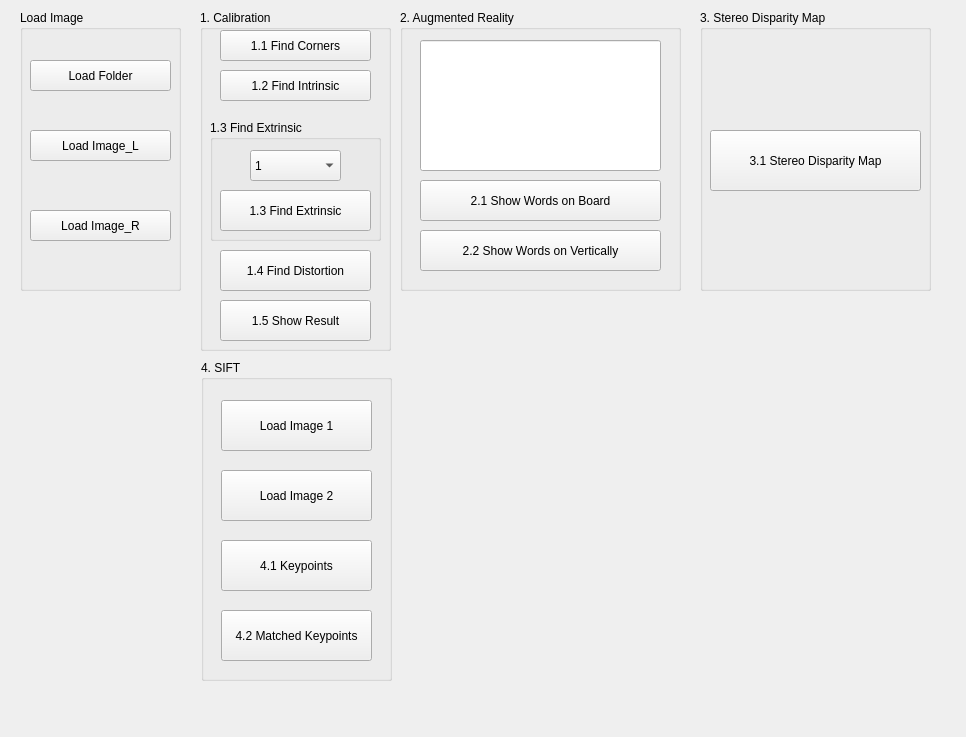
<?xml version="1.0" encoding="UTF-8"?>
<ui version="4.0">
 <class>MainWindow</class>
 <widget class="QMainWindow" name="MainWindow">
  <property name="geometry">
   <rect>
    <x>0</x>
    <y>0</y>
    <width>966</width>
    <height>737</height>
   </rect>
  </property>
  <property name="windowTitle">
   <string>MainWindow</string>
  </property>
  <widget class="QWidget" name="centralwidget">
   <widget class="QGroupBox" name="groupBox">
    <property name="geometry">
     <rect>
      <x>20</x>
      <y>10</y>
      <width>161</width>
      <height>281</height>
     </rect>
    </property>
    <property name="title">
     <string>Load Image</string>
    </property>
    <widget class="QPushButton" name="pushButton_1">
     <property name="geometry">
      <rect>
       <x>10</x>
       <y>50</y>
       <width>141</width>
       <height>31</height>
      </rect>
     </property>
     <property name="text">
      <string>Load Folder</string>
     </property>
    </widget>
    <widget class="QPushButton" name="pushButton_2">
     <property name="geometry">
      <rect>
       <x>10</x>
       <y>120</y>
       <width>141</width>
       <height>31</height>
      </rect>
     </property>
     <property name="text">
      <string>Load Image_L</string>
     </property>
    </widget>
    <widget class="QPushButton" name="pushButton_3">
     <property name="geometry">
      <rect>
       <x>10</x>
       <y>200</y>
       <width>141</width>
       <height>31</height>
      </rect>
     </property>
     <property name="text">
      <string>Load Image_R</string>
     </property>
    </widget>
   </widget>
   <widget class="QGroupBox" name="groupBox_2">
    <property name="geometry">
     <rect>
      <x>200</x>
      <y>10</y>
      <width>191</width>
      <height>341</height>
     </rect>
    </property>
    <property name="title">
     <string>1. Calibration</string>
    </property>
    <widget class="QPushButton" name="pushButton_4">
     <property name="geometry">
      <rect>
       <x>20</x>
       <y>20</y>
       <width>151</width>
       <height>31</height>
      </rect>
     </property>
     <property name="text">
      <string>1.1 Find Corners</string>
     </property>
    </widget>
    <widget class="QPushButton" name="pushButton_5">
     <property name="geometry">
      <rect>
       <x>20</x>
       <y>60</y>
       <width>151</width>
       <height>31</height>
      </rect>
     </property>
     <property name="text">
      <string>1.2 Find Intrinsic</string>
     </property>
    </widget>
    <widget class="QGroupBox" name="groupBox_3">
     <property name="geometry">
      <rect>
       <x>10</x>
       <y>110</y>
       <width>171</width>
       <height>121</height>
      </rect>
     </property>
     <property name="title">
      <string>1.3 Find Extrinsic</string>
     </property>
     <widget class="QPushButton" name="find_extrinsic_btn">
      <property name="geometry">
       <rect>
        <x>10</x>
        <y>70</y>
        <width>151</width>
        <height>41</height>
       </rect>
      </property>
      <property name="text">
       <string>1.3 Find Extrinsic</string>
      </property>
     </widget>
     <widget class="QComboBox" name="find_extrinsic_combobox">
      <property name="geometry">
       <rect>
        <x>40</x>
        <y>30</y>
        <width>91</width>
        <height>31</height>
       </rect>
      </property>
      <item>
       <property name="text">
        <string>1</string>
       </property>
      </item>
      <item>
       <property name="text">
        <string>2</string>
       </property>
      </item>
      <item>
       <property name="text">
        <string>3</string>
       </property>
      </item>
      <item>
       <property name="text">
        <string>4</string>
       </property>
      </item>
      <item>
       <property name="text">
        <string>5</string>
       </property>
      </item>
      <item>
       <property name="text">
        <string>6</string>
       </property>
      </item>
      <item>
       <property name="text">
        <string>7</string>
       </property>
      </item>
      <item>
       <property name="text">
        <string>8</string>
       </property>
      </item>
      <item>
       <property name="text">
        <string>9</string>
       </property>
      </item>
      <item>
       <property name="text">
        <string>10</string>
       </property>
      </item>
      <item>
       <property name="text">
        <string>11</string>
       </property>
      </item>
      <item>
       <property name="text">
        <string>12</string>
       </property>
      </item>
      <item>
       <property name="text">
        <string>13</string>
       </property>
      </item>
      <item>
       <property name="text">
        <string>14</string>
       </property>
      </item>
      <item>
       <property name="text">
        <string>15</string>
       </property>
      </item>
     </widget>
    </widget>
    <widget class="QPushButton" name="pushButton_7">
     <property name="geometry">
      <rect>
       <x>20</x>
       <y>240</y>
       <width>151</width>
       <height>41</height>
      </rect>
     </property>
     <property name="text">
      <string>1.4 Find Distortion</string>
     </property>
    </widget>
    <widget class="QPushButton" name="pushButton_8">
     <property name="geometry">
      <rect>
       <x>20</x>
       <y>290</y>
       <width>151</width>
       <height>41</height>
      </rect>
     </property>
     <property name="text">
      <string>1.5 Show Result</string>
     </property>
    </widget>
   </widget>
   <widget class="QGroupBox" name="groupBox_4">
    <property name="geometry">
     <rect>
      <x>400</x>
      <y>10</y>
      <width>281</width>
      <height>281</height>
     </rect>
    </property>
    <property name="title">
     <string>2. Augmented Reality</string>
    </property>
    <widget class="QPushButton" name="pushButton_9">
     <property name="geometry">
      <rect>
       <x>20</x>
       <y>170</y>
       <width>241</width>
       <height>41</height>
      </rect>
     </property>
     <property name="text">
      <string>2.1 Show Words on Board</string>
     </property>
    </widget>
    <widget class="QPushButton" name="pushButton_10">
     <property name="geometry">
      <rect>
       <x>20</x>
       <y>220</y>
       <width>241</width>
       <height>41</height>
      </rect>
     </property>
     <property name="text">
      <string>2.2 Show Words on Vertically</string>
     </property>
    </widget>
    <widget class="QLineEdit" name="lineEdit">
     <property name="geometry">
      <rect>
       <x>20</x>
       <y>30</y>
       <width>241</width>
       <height>131</height>
      </rect>
     </property>
    </widget>
   </widget>
   <widget class="QGroupBox" name="groupBox_5">
    <property name="geometry">
     <rect>
      <x>700</x>
      <y>10</y>
      <width>231</width>
      <height>281</height>
     </rect>
    </property>
    <property name="title">
     <string>3. Stereo Disparity Map</string>
    </property>
    <widget class="QPushButton" name="pushButton_11">
     <property name="geometry">
      <rect>
       <x>10</x>
       <y>120</y>
       <width>211</width>
       <height>61</height>
      </rect>
     </property>
     <property name="text">
      <string>3.1 Stereo Disparity Map</string>
     </property>
    </widget>
   </widget>
   <widget class="QGroupBox" name="groupBox_6">
    <property name="geometry">
     <rect>
      <x>201</x>
      <y>360</y>
      <width>191</width>
      <height>321</height>
     </rect>
    </property>
    <property name="title">
     <string>4. SIFT</string>
    </property>
    <widget class="QPushButton" name="pushButton_12">
     <property name="geometry">
      <rect>
       <x>20</x>
       <y>40</y>
       <width>151</width>
       <height>51</height>
      </rect>
     </property>
     <property name="text">
      <string>Load Image 1</string>
     </property>
    </widget>
    <widget class="QPushButton" name="pushButton_13">
     <property name="geometry">
      <rect>
       <x>20</x>
       <y>110</y>
       <width>151</width>
       <height>51</height>
      </rect>
     </property>
     <property name="text">
      <string>Load Image 2</string>
     </property>
    </widget>
    <widget class="QPushButton" name="pushButton_14">
     <property name="geometry">
      <rect>
       <x>20</x>
       <y>180</y>
       <width>151</width>
       <height>51</height>
      </rect>
     </property>
     <property name="text">
      <string>4.1 Keypoints</string>
     </property>
    </widget>
    <widget class="QPushButton" name="pushButton_15">
     <property name="geometry">
      <rect>
       <x>20</x>
       <y>250</y>
       <width>151</width>
       <height>51</height>
      </rect>
     </property>
     <property name="text">
      <string>4.2 Matched Keypoints</string>
     </property>
    </widget>
   </widget>
  </widget>
 </widget>
 <resources/>
 <connections/>
</ui>
